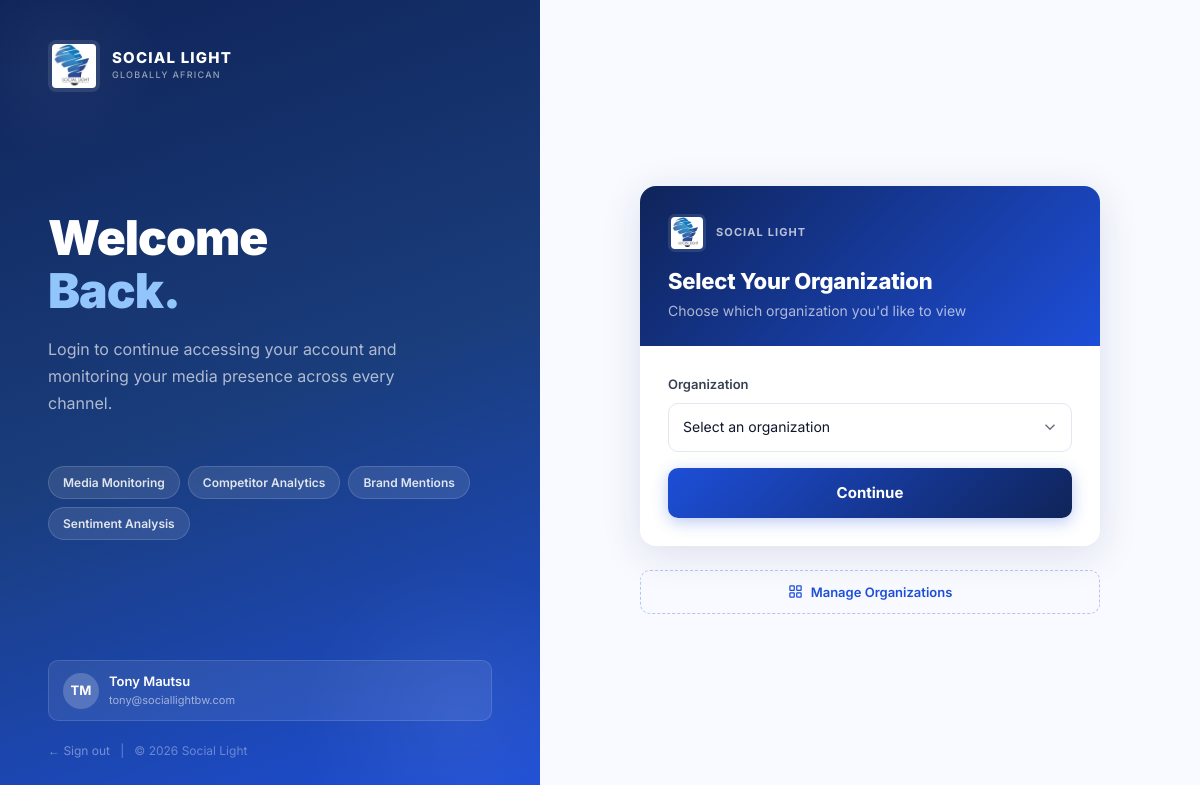
Screenshot of /app/organizations/ (signed in) with the database file from the repository.
### monitor/models.py (models this page shows, shortened)
class User(AbstractUser):
    organization = models.ForeignKey(
        Organization, on_delete=models.SET_NULL, null=True, blank=True, related_name='members'
    )
    role = models.CharField(max_length=30, choices=ROLE_CHOICES, default='viewer')
    def get_full_name(self):
        return f"{self.first_name} {self.last_name}".strip() or self.username
    def get_initials(self):
        parts = self.get_full_name().split()
        if len(parts) >= 2:
            return (parts[0][0] + parts[-1][0]).upper()
        return self.get_full_name()[:2].upper()

### monitor/views.py (the view)
# urls.py: path('app/organizations/', views.organizations, name='organizations'),
@login_required
def organizations(request):
    orgs = Organization.objects.all().order_by('name')
    return render(request, 'monitor/organizations.html', {
        'orgs': orgs,
        'industry_choices': INDUSTRY_CHOICES,
        'page': 'organizations',
    })

### monitor/context_processors.py (called while the page is built)
def all_orgs(request):
    if request.user.is_authenticated:
        return {'all_orgs': Organization.objects.all().order_by('name')}
    return {'all_orgs': []}

### monitor/templates/monitor/organizations.html (shortened to what this page needs)
{% load static %}<!DOCTYPE html>
<html lang="en">
<head>
  <link href="https://cdn.jsdelivr.net/npm/bootstrap@5.3.3/dist/css/bootstrap.min.css" rel="stylesheet" />
  <link rel="stylesheet" href="{% static 'monitor/css/main.css' %}" />
</head>
<body>
<div class="orgs-left">
  <div class="left-logo">
    <img src="{% static 'images/social_lightbw_logo.jpeg' %}" alt="Social Light" />
    <div>
      <div class="left-logo-text">SOCIAL LIGHT</div>
      <span class="left-logo-sub">Globally African</span>
    </div>
  </div>
  <div class="left-hero">
    <div class="left-welcome">Welcome<br/><span>Back.</span></div>
    <p class="left-sub">
      Login to continue accessing your account and monitoring your media presence across every channel.
    </p>
    <div class="left-pills">
      <span class="left-pill">Media Monitoring</span>
      <span class="left-pill">Competitor Analytics</span>
      <span class="left-pill">Brand Mentions</span>
      <span class="left-pill">Sentiment Analysis</span>
    </div>
  </div>
  <div>
    <div class="left-user-badge">
      <div class="user-badge-avatar">{{ user.get_initials }}</div>
      <div>
        <div class="user-badge-name">{{ user.get_full_name }}</div>
        <div class="user-badge-email">{{ user.email }}</div>
      </div>
    </div>
    <div class="left-bottom">
      <a href="{% url 'monitor:logout' %}" style="color:rgba(255,255,255,0.4);text-decoration:none;font-size:12px;">
        &larr; Sign out
      </a>
      &nbsp;&nbsp;|&nbsp;&nbsp;
      &copy; {% now "Y" %} Social Light
    </div>
  </div>
</div>
<div class="orgs-right">
  <div class="orgs-right-inner">
    <div class="org-select-card">
      <div class="org-card-header">
        <div class="org-card-logo">
          <img src="{% static 'images/social_lightbw_logo.jpeg' %}" alt="Social Light" />
          <div class="org-card-logo-text">Social Light</div>
        </div>
        <h2 class="org-card-title">Select Your Organization</h2>
        <p class="org-card-sub">Choose which organization you'd like to view</p>
      </div>
      <div class="org-card-body">
        <label class="org-select-label" for="orgSelectorDrop">Organization</label>
        <select id="orgSelectorDrop" class="org-select-input">
          <option value="">Select an organization</option>
        </select>
        <button class="btn-continue" onclick="gotoOrg()">Continue</button>
      </div>
    </div>
    {% if user.role == 'platform_admin' %}
    <a href="{% url 'monitor:manage_organizations' %}" style="display:flex;align-items:center;justify-content:center;gap:8px;width:100%;margin-top:8px;padding:11px;border:1.5px dashed rgba(29,78,216,0.3);border-radius:10px;font-size:13px;font-weight:600;color:#1d4ed8;text-decoration:none;transition:all 0.2s;" onmouseover="this.style.background='#eff6ff';this.style.borderColor='#1d4ed8';" onmouseout="this.style.background='';this.style.borderColor='rgba(29,78,216,0.3)';">
      <svg width="15" height="15" viewBox="0 0 24 24" fill="none" stroke="currentColor" stroke-width="2"><rect x="3" y="3" width="7" height="7" rx="1"/><rect x="14" y="3" width="7" height="7" rx="1"/><rect x="3" y="14" width="7" height="7" rx="1"/><rect x="14" y="14" width="7" height="7" rx="1"/></svg>
      Manage Organizations
    </a>
    {% endif %}
  </div>
</div>
</body>
</html>

### monitor/static/monitor/css/main.css (style rules this page uses)
:root { --bs-primary: #1d4ed8; --bs-primary-rgb: 29, 78, 216; --bs-link-color: #1d4ed8; --bs-link-hover-color: #1e40af; --bs-border-radius: 6px; --bs-border-radius-sm: 4px; --bs-border-radius-lg: 10px; }
*, *::before, *::after { box-sizing: border-box; margin: 0; padding: 0; }
:root { --sidebar-w: 230px; --header-h: 56px; --bg: #f3f4f6; --sidebar-bg: #0f2459; --sidebar-text: #93afd4; --sidebar-text-active: #ffffff; --sidebar-active-bg: rgba(29,78,216,0.3); --sidebar-active-text: #93c5fd; --card-bg: #ffffff; --card-border: #e5e7eb; --text: #111827; --text-muted: #6b7280; --text-dim: #9ca3af; --primary: #1d4ed8; --primary-hover: #1e40af; --primary-light: #eff6ff; --font: 'Inter', -apple-system, sans-serif; --radius: 10px; --radius-sm: 6px; --shadow: 0 1px 3px rgba(0,0,0,0.08), 0 1px 2px rgba(0,0,0,0.04); --shadow-md: 0 4px 6px -1px rgba(0,0,0,0.1), 0 2px 4px -1px rgba(0,0,0,0.06); }
html, body { height: 100%; }
body { font-family: var(--font); background: var(--bg); color: var(--text); font-size: 14px; line-height: 1.6; display: flex; }
a { text-decoration: none; color: inherit; }
button { cursor: pointer; font-family: var(--font); }

### rows the page displays
User: get_initials "TM", get_full_name "Tony Mautsu", email "tony@sociallightbw.com"
